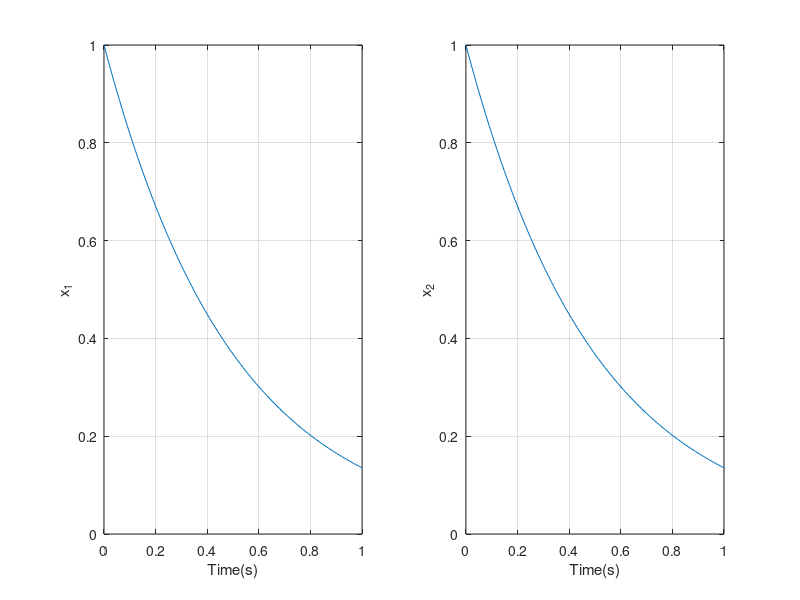

Recreate this plot in MATLAB.
%% 状态空间到传递函数的转换   
clear;
clc;

num = [2, 8, 6];
den = [1, 8, 16, 6];
sys_tf = tf(num, den);
sys_ss = ss(sys_tf);
sys = tf(sys_ss)

%% expm() 和 exp() 函数    
%  expm() 是计算状态转移矩阵的. exp() 是对矩阵中每个元素计算指数函数的.  
A = [0, -2; 1 -3];
dt = 0.2; 
phi = expm(A*dt);
x0 = [1, 1];
x = phi*x0'

%%' [y, T, x] = lsim(sys, u, t, x0)  求解状态方程表示的系统的输出时间响应   
%   其中, y(t) 是 t 时刻的输出响应;
%   其中, T 是 时间常量;
%   其中, x(t) 是 t 时刻的状态响应;
%   其中, u 是系统输入;
%   其中, t 是所求的系统响应为 t 时刻对应的响应;
%   其中, x0 是系统初始条件(可选);
A = [0, -2; 1, -3];
B = [2; 0];
C = [1, 0];
D = [0];
sys = ss(A, B, C, D);
x0 = [1, 1];
t = [0 : 0.01 : 1];
u = 0 * t;
[y, t, x] = lsim(sys, u, t, x0);
subplot(121), plot(t, x(:, 1));grid
xlabel('Time(s)'), ylabel('x_1')
subplot(122), plot(t, x(:, 2));grid
xlabel('Time(s)'), ylabel('x_2')